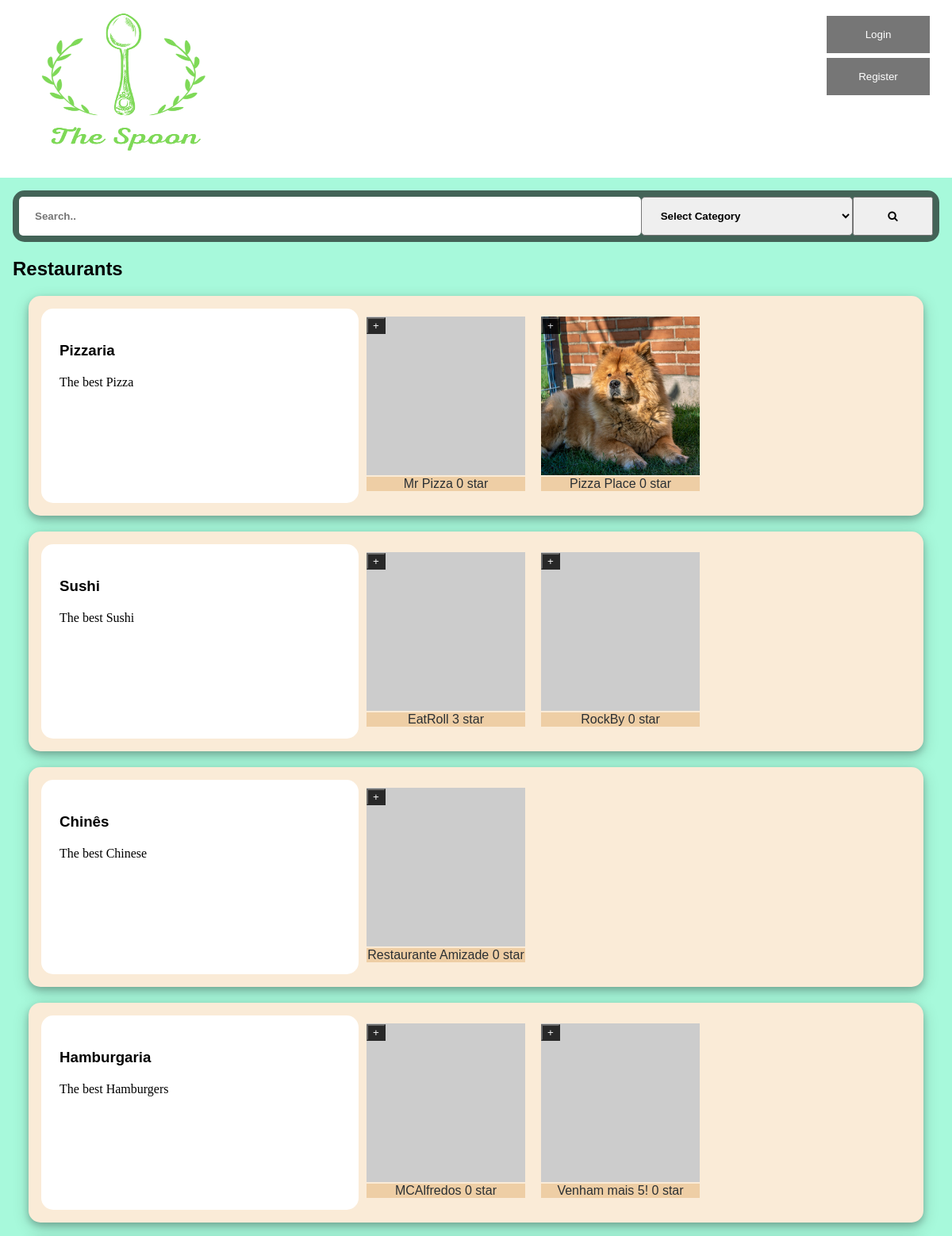
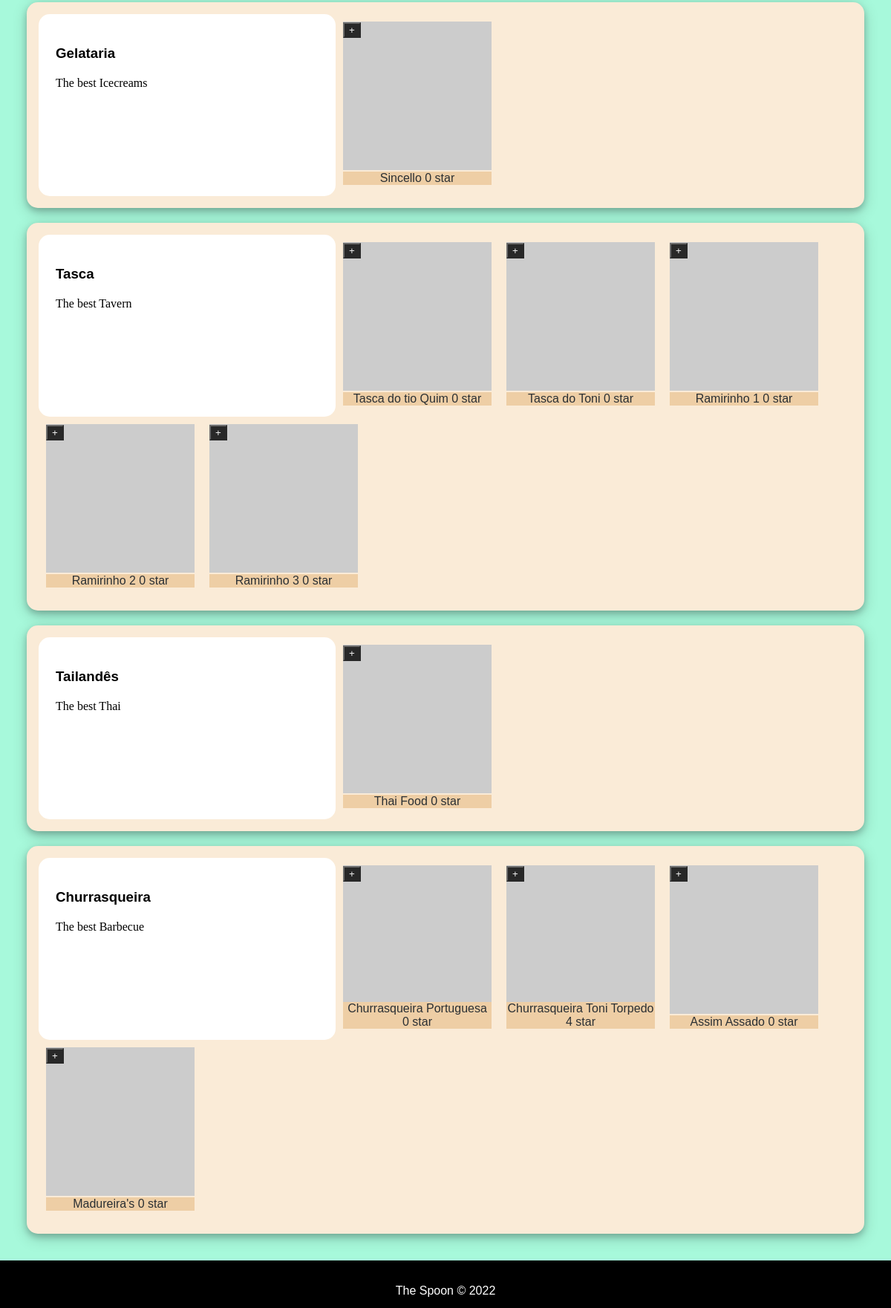
The page /pages on the database its author committed (2 pictures, top to bottom).
### tables this page shows
CREATE TABLE RestCategory (
	idRestCategory		INTEGER PRIMARY KEY,
	Name 			VARCHAR NOT NULL,
	Description		VARCHAR NOT NULL
);

CREATE TABLE Restaurant (
	idRestaurant 		INTEGER PRIMARY KEY,
	Name 			VARCHAR NOT NULL,
	idUser		INTEGER NOT NULL 	CONSTRAINT fk_restaurant_iduser REFERENCES User (idUser)
												ON DELETE CASCADE ON UPDATE CASCADE,
	idRestCategory		INTEGER NOT NULL 	CONSTRAINT fk_restaurant_idrestcategory REFERENCES RestCategory (idRestCategory)
												ON DELETE CASCADE ON UPDATE CASCADE,
	Photo			VARCHAR	DEFAULT '',
	Description		VARCHAR DEFAULT '',
	Rating 		REAL NOT NULL,
	idAddress		INTEGER NOT NULL 	CONSTRAINT fk_restaurant_idaddress REFERENCES Address (idAddress)
												ON DELETE CASCADE ON UPDATE CASCADE,
	CONSTRAINT evaluation_rating CHECK ((Rating >= 0) and (Rating <= 5))
);

### pages/index.php (called while the page is built, shortened)
<?php
  require_once('../database/connection.php');
  require_once('../database/restaurant.class.php');
  require_once('../templates/common.tpl.php');
  require_once('../templates/restaurant.tpl.php');
  $db = getDatabaseConnection();
  $categories = Category::getRestaurantsCategories($db, 8);
  drawRestaurants($db, $categories);
?>

### database/restaurant.class.php (called while the page is built, shortened)
<?php
  class Restaurant {
    public function __construct(int $id, string $name, string $description, string $photo, string $street, string $city, string $state, int $postalCode, float $rating) {
      $this->id = $id;
      $this->name = $name;
      $this->photo = $photo;
      $this->rating = $rating;
    }
    static function getRestaurantsFromCategory(PDO $db, int $count,  int $id) : array {
      $stmt = $db->prepare('
      SELECT idRestaurant, Name, Description, Photo, Street, City, State, PostalCode, Rating
      FROM Restaurant JOIN Address USING (idAddress)
      WHERE idRestCategory = ?
      LIMIT ?
    ');
      $stmt->execute(array($id, $count));
      $restaurants = array();
      while ($restaurant = $stmt->fetch()) {
        $restaurants[] = new Restaurant(
        (int)$restaurant['idRestaurant'],
        $restaurant['Name'],
        $restaurant['Description'],
        $restaurant['Photo'],
        $restaurant['Street'],
        $restaurant['City'],
        $restaurant['State'],
        (int)$restaurant['PostalCode'],
        (float)$restaurant['Rating']
        );
      }
      return $restaurants;
    }
  }
  class Category {
    public function __construct() {
      $argc = func_num_args();
      $this->id = $argv[0];
      $this->name = $argv[1];
      if($argc==3) $this->description = $argv[2];
    }
    static function getRestaurantsCategories(PDO $db, int $count) : array {
      $stmt = $db->prepare('SELECT idRestCategory, Name, Description FROM RestCategory LIMIT ?');
      $stmt->execute(array($count));
      $categories = array();
      while ($category = $stmt->fetch()) {
        $categories[] = new Category(
          (int) $category['idRestCategory'],
          $category['Name'],
          $category['Description']
        );
      }
      return $categories;
    }
  }
?>

### templates/restaurant.tpl.php (the view, shortened to what this page needs)
<?php function drawRestaurants(PDO $db, array $categories) { ?>
  <section class="style-restaraunts" id="restaurants">
    <h2>Restaurants</h2>
    <?php foreach($categories as $category) {
      $restaurants = Restaurant::getRestaurantsFromCategory($db, 5, $category->id);
      drawRestaurantsCategory($restaurants, $category);
    } ?>
  </section>
<?php } ?>
<?php function drawRestaurantsCategory(array $restaurants, Category $category) { ?>
  <section id=<?=$category->name?>>
    <div>
      <h3><?=$category->name?></h3>
      <p><?=$category->description?></p>
    </div>
    <?php foreach($restaurants as $restaurant) { ?>
      <article>
        <div class="restImageName">
          <a href="../pages/restaurant.php?id=<?=$restaurant->id?>" class="restImage" id="restImage-<?=$restaurant->id?>"><img src="<?=$restaurant->photo?>" alt="restaurant image" width="200" height="200"></a>
          <a href="../pages/restaurant.php?id=<?=$restaurant->id?>" class="restName" id="restName-<?=$restaurant->id?>"><?=$restaurant->name?> <?=$restaurant->rating?> star</a>
          <button type="button" class="descOpen" id="descOpen-<?=$restaurant->id?>" onclick="openDescription(<?=$restaurant->id?>)">+</button>
        </div>
      </article>
    <?php } ?>
  </section>
<?php } ?>

### css/style.css (style rules this page uses)
a:not(.loginLink), a:not(.registerLink) { text-decoration: none; color: #2a2f33; }
body { font-family: "Poppins", sans-serif; }
p { font-family: "Lora", serif; line-height: 1.4em; }
.style-restaraunts { display: block; }
.style-restaraunts>section { display: flex; flex-direction: row; flex-wrap: wrap; margin: 20px; background-color: antiquewhite; border-radius: 15px; padding: 16px; box-shadow: 0 4px 8px 0 rgba(0, 0, 0, 0.2), 0 6px 20px 0 rgba(0, 0, 0, 0.19); }
.style-restaraunts>section>div { background-color: white; width: 25em; padding: 23px; border-radius: 15px; }
.style-restaraunts>section>article { display: flex; flex-direction: row; border-radius: 15px; margin: 10px; }
.restImageName { position: relative; text-align: center; color: #2a2f33; }
a.restName { color: #2a2f33; background-color: #eecea5; width: 200px; }
.descClose, .descOpen { color: white; background-color: #000; opacity: 0.8; }
.descOpen { display: block; }

### css/layout.css (style rules this page uses)
* { -webkit-box-sizing: border-box; -moz-box-sizing: border-box; box-sizing: border-box; }
body { background-color: #a7f9db; margin: 0 auto; display: flex; min-height: 100vh; flex-direction: column; }
a.restName { position: absolute; bottom: 2%; left: 0; }
.descClose, .descOpen { position: relative; left: 0; bottom: 90%; }

### rows shown on the page
restcategory: Name "Pizzaria", Description "The best Pizza"
restaurant: Name "Mr Pizza", Rating "0"
restaurant: Photo (picture), Name "Pizza Place", Rating "0"
restcategory: Name "Sushi", Description "The best Sushi"
restaurant: Name "EatRoll", Rating "3"
restaurant: Name "RockBy", Rating "0"
restcategory: Name "Chinês", Description "The best Chinese"
restaurant: Name "Restaurante Amizade", Rating "0"
restcategory: Name "Hamburgaria", Description "The best Hamburgers"
restaurant: Name "MCAlfredos", Rating "0"
restaurant: Name "Venham mais 5!", Rating "0"
restcategory: Name "Gelataria", Description "The best Icecreams"
restaurant: Name "Sincello", Rating "0"
restcategory: Name "Tasca", Description "The best Tavern"
restaurant: Name "Tasca do tio Quim", Rating "0"
restaurant: Name "Tasca do Toni", Rating "0"
restaurant: Name "Ramirinho 1", Rating "0"
restaurant: Name "Ramirinho 2", Rating "0"
restaurant: Name "Ramirinho 3", Rating "0"
restcategory: Name "Tailandês", Description "The best Thai"
restaurant: Name "Thai Food", Rating "0"
restcategory: Name "Churrasqueira", Description "The best Barbecue"
restaurant: Name "Churrasqueira Portuguesa", Rating "0"
restaurant: Name "Churrasqueira Toni Torpedo", Rating "4"
restaurant: Name "Assim Assado", Rating "0"
restaurant: Name "Madureira's", Rating "0"
